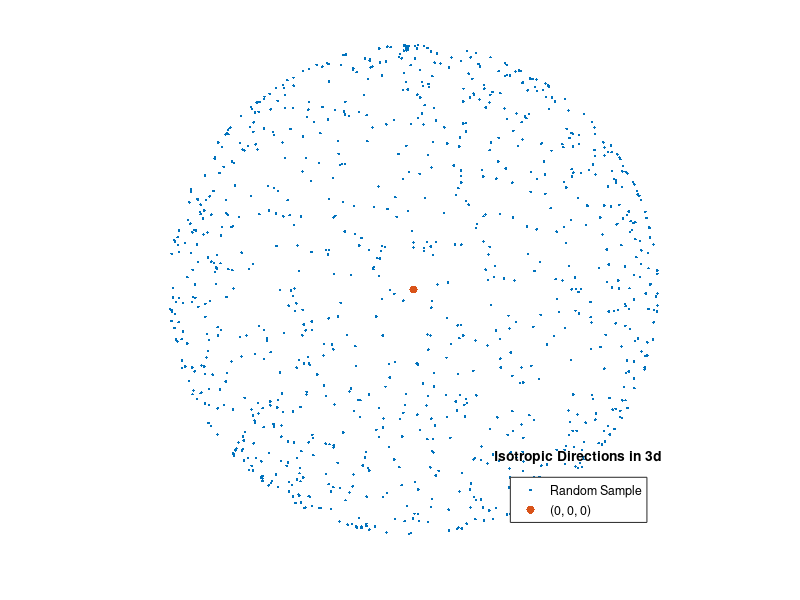

This chart was generated by the following MATLAB code:
%% Generation of Sample of Isotropic Directions in 3d
%%

close all
clear variables
clc


%% Parameters

sample_size = 1e3;
% flag to run animation
run_animation = false;


%% Generation
% The aim is to generate isotroic directions in 3d which correcpond to
% the uniformly distributed points $(x, y, z)$ on a unit sphere.
% Used transformations for dimensions:
% $x = \sqrt{1 - \mu^2}\,\sin(\varphi)$,
% $y = \sqrt{1 - \mu^2}\,\cos(\varphi)$,
% $z = \mu$,
% where $\mu\sim\mathcal{U}(-1, 1)$ and $\varphi\sim\mathcal{U}(0, 2\,\pi)$.
%
% Note that standard spherical transformation does not produce uniformly
% distributed sample.

% generate from U(-1, 1)
r_mu = rand(sample_size, 1) * 2 - 1;
% generate from U(0, 2*pi)
r_phi = rand(sample_size, 1) * 2*pi;

% compute common multiple
common_mult = sqrt(1 - r_mu.^2);
% compute coordinates
x = common_mult .* sin(r_phi);
y = common_mult .* cos(r_phi);
z = r_mu;


%% Visualisation

hf = figure("Name", "isotropic_in_3d",...
    "Color", "white");
hold on

% draw random points
scatter3(x, y, z, ". black",...
    "DisplayName", "Random Sample")
% draw point (0, 0, 0) for orientation
scatter3(0, 0, 0, "filled", "red",...
    "DisplayName", "(0, 0, 0)")

% remove axis to look better in 3d
axis vis3d off

% add legend with title
hl = legend("Location", "southeast");
title(hl, "Isotropic Directions in 3d")

% run animation while figure window is open
angl = 1;
while isgraphics(hf) && run_animation
    view(angl, 90 - abs(angl - 180))
    angl = mod(angl + 1, 360);
    drawnow
end
